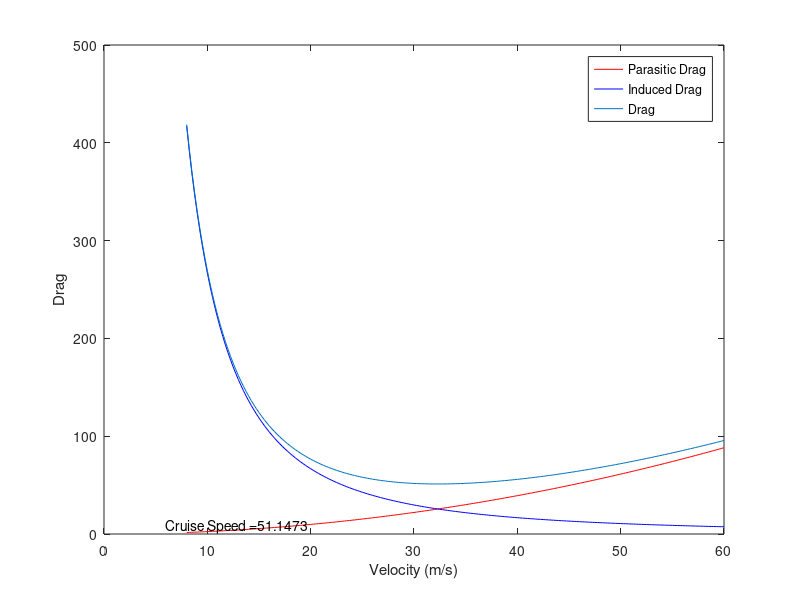

Write the MATLAB code that produced this figure.
clear all
close all
clc

% Cl = 2;
d = 1.225;
s = 1.6129;
L = 200*4.44822;
dv = .00001983;
span = 3.3528;
Bc = .6096;
Tc = Bc*.4;
MAC = Bc-(2*(Bc-Tc)*(0.5*Bc+Tc)/(3*(Bc+Tc)));
ef = .8;
AR = span/MAC;



v = 8:.25:60;
Dps = 0;
Dis = 0;

for i = 1:length(v)
    
Re = (d*v(i)*MAC)/dv;
Cf = 1.328/(sqrt(Re));

sdr = 0.4292120448;

Cd0 = .04;
Dp = .5*d*(v(i)^2)*Cd0;

Cl = L/(.5*d*(v(i)^2)*s);
Cdi = Cl^2/(pi*AR*ef);
Di = .5*d*(v(i)^2)*Cdi;

Dps = [Dps Dp];
Dis = [Dis Di];

end

vt = sqrt((2*L)/(.5*d*s));
vstall = sqrt((L)/(.5*d*s*1.8));

Dpf = Dps(2:end);
Dif = Dis(2:end);
D = Dpf+Dif;
eff = min(D);
figure(1)
plot(v,Dpf,'r')
hold on
plot(v,Dif,'b')
hold on
plot(v,D);
xlabel('Velocity (m/s)');
ylabel('Drag');
legend('Parasitic Drag','Induced Drag','Drag')
te = strcat('Cruise Speed = ',num2str(eff));
text(6,8,te)

vt
vstall